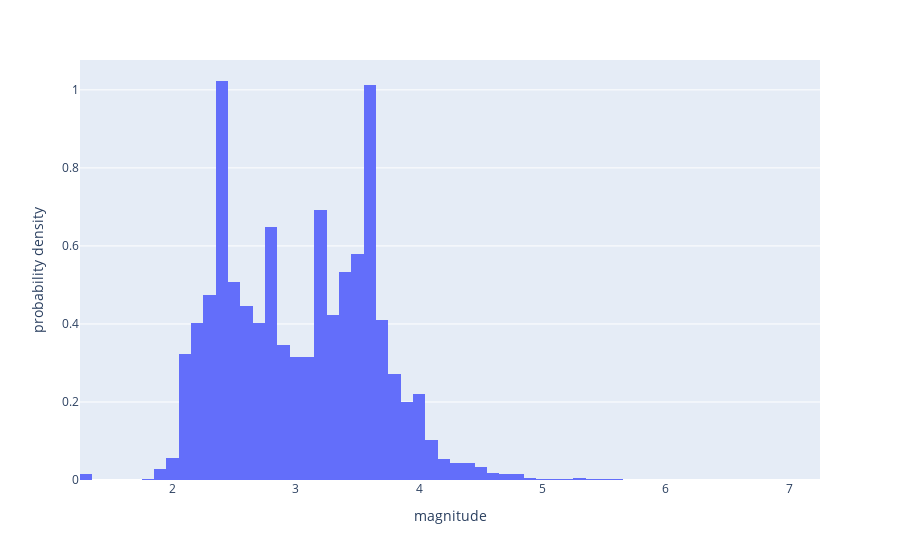

Write notebook code for a chart like this one.
### Code cell
px.histogram(df, x="magnitude", histnorm='probability density')

### Figure 1 — Plotly figure (JSON) as saved in the notebook; plotly's stock layout.template omitted (floating-point values rounded to 4 significant figures; data arrays with more than 128 entries replaced by an {"elided": "..."} marker saying what was removed)
{"data": [{"alignmentgroup": "True", "bingroup": "x", "histnorm": "probability density", "hovertemplate": "magnitude=%{x}<br>probability density=%{y}<extra></extra>", "legendgroup": "", "marker": {"color": "#636efa", "pattern": {"shape": ""}}, "name": "", "offsetgroup": "", "orientation": "v", "showlegend": false, "type": "histogram", "x": {"elided": "41027 float values"}, "xaxis": "x", "yaxis": "y"}], "layout": {"barmode": "relative", "legend": {"tracegroupgap": 0}, "margin": {"t": 60}, "xaxis": {"anchor": "y", "domain": [0, 1], "title": {"text": "magnitude"}}, "yaxis": {"anchor": "x", "domain": [0, 1], "title": {"text": "probability density"}}}}
